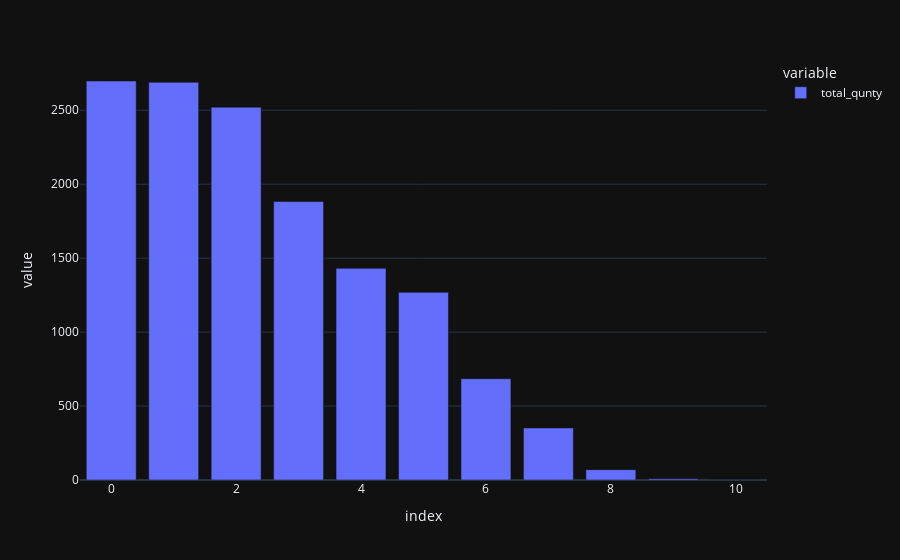

Notebook cell for this chart:
### Code cell
plt.figure(figsize = [8,5])
px.bar(data_year['total_qunty'],template="plotly_dark")

### Figure 1 — Plotly figure (JSON) as saved in the notebook; plotly's stock layout.template omitted (floating-point values rounded to 4 significant figures)
{"data": [{"alignmentgroup": "True", "hovertemplate": "variable=total_qunty<br>index=%{x}<br>value=%{y}<extra></extra>", "legendgroup": "total_qunty", "marker": {"color": "#636efa", "pattern": {"shape": ""}}, "name": "total_qunty", "offsetgroup": "total_qunty", "orientation": "v", "showlegend": true, "textposition": "auto", "type": "bar", "x": [0, 1, 2, 3, 4, 5, 6, 7, 8, 9, 10], "xaxis": "x", "y": [2698, 2689, 2521, 1883, 1431, 1269, 685, 352, 70, 9, 1], "yaxis": "y"}], "layout": {"barmode": "relative", "legend": {"title": {"text": "variable"}, "tracegroupgap": 0}, "margin": {"t": 60}, "xaxis": {"anchor": "y", "domain": [0, 1], "title": {"text": "index"}}, "yaxis": {"anchor": "x", "domain": [0, 1], "title": {"text": "value"}}}}
